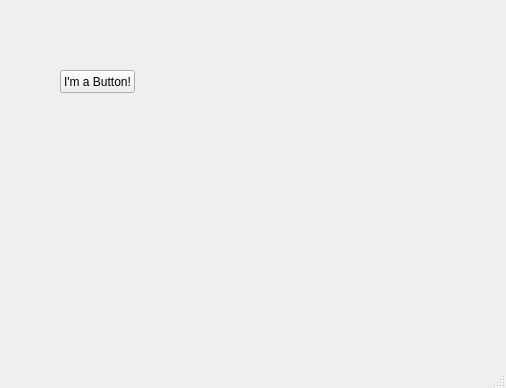
<?xml version="1.0" encoding="UTF-8"?>
<ui version="4.0">
 <class>MainWindow</class>
 <widget class="QMainWindow" name="MainWindow">
  <property name="geometry">
   <rect>
    <x>0</x>
    <y>0</y>
    <width>506</width>
    <height>388</height>
   </rect>
  </property>
  <property name="windowTitle">
   <string>MainWindow</string>
  </property>
  <widget class="QWidget" name="centralwidget">
   <widget class="QPushButton" name="pushButton">
    <property name="geometry">
     <rect>
      <x>60</x>
      <y>70</y>
      <width>75</width>
      <height>23</height>
     </rect>
    </property>
    <property name="text">
     <string>I'm a Button!</string>
    </property>
   </widget>
  </widget>
  <widget class="QMenuBar" name="menubar">
   <property name="geometry">
    <rect>
     <x>0</x>
     <y>0</y>
     <width>506</width>
     <height>21</height>
    </rect>
   </property>
  </widget>
  <widget class="QStatusBar" name="statusbar"/>
 </widget>
 <resources/>
 <connections/>
</ui>
